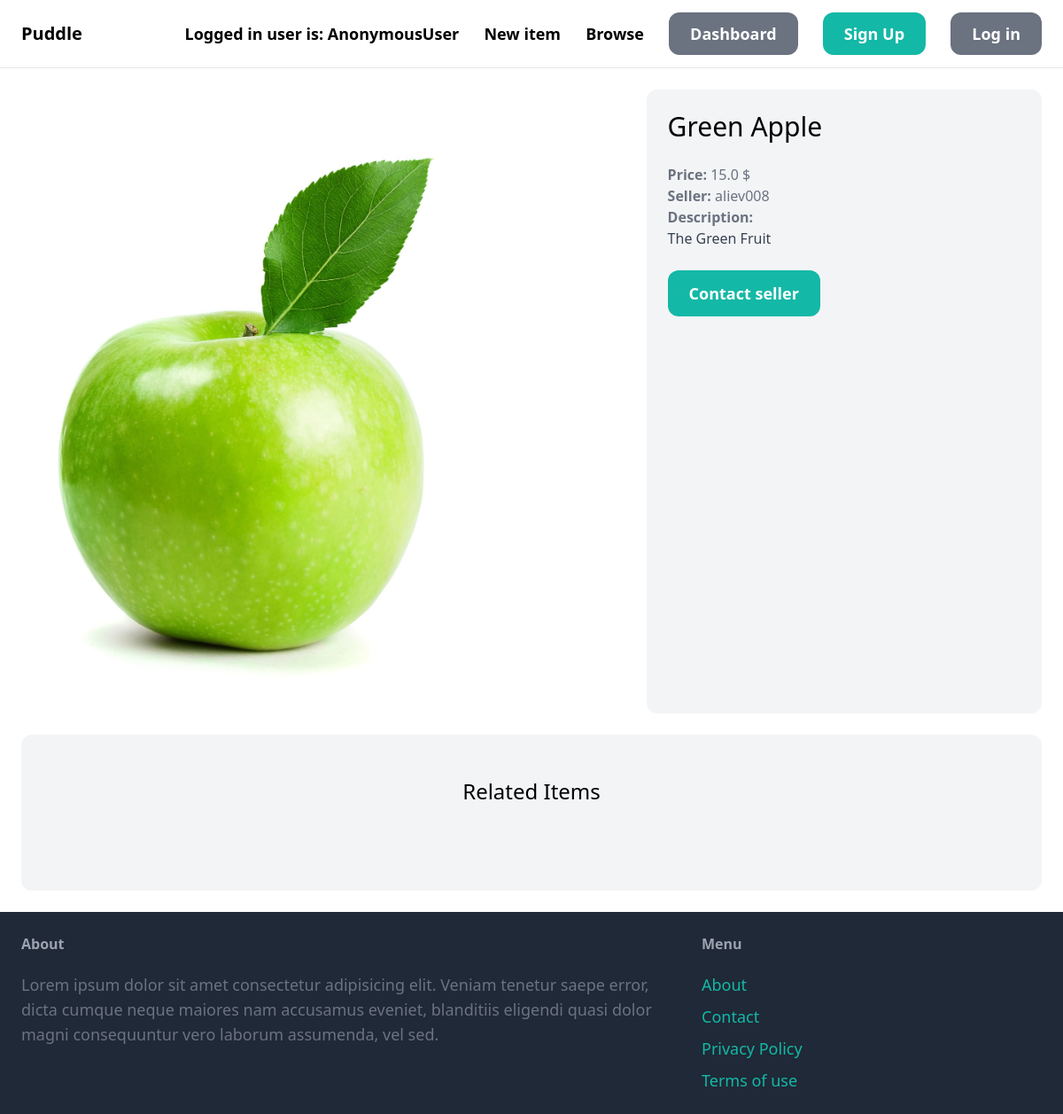
Before: /items/4/ with the older database file.
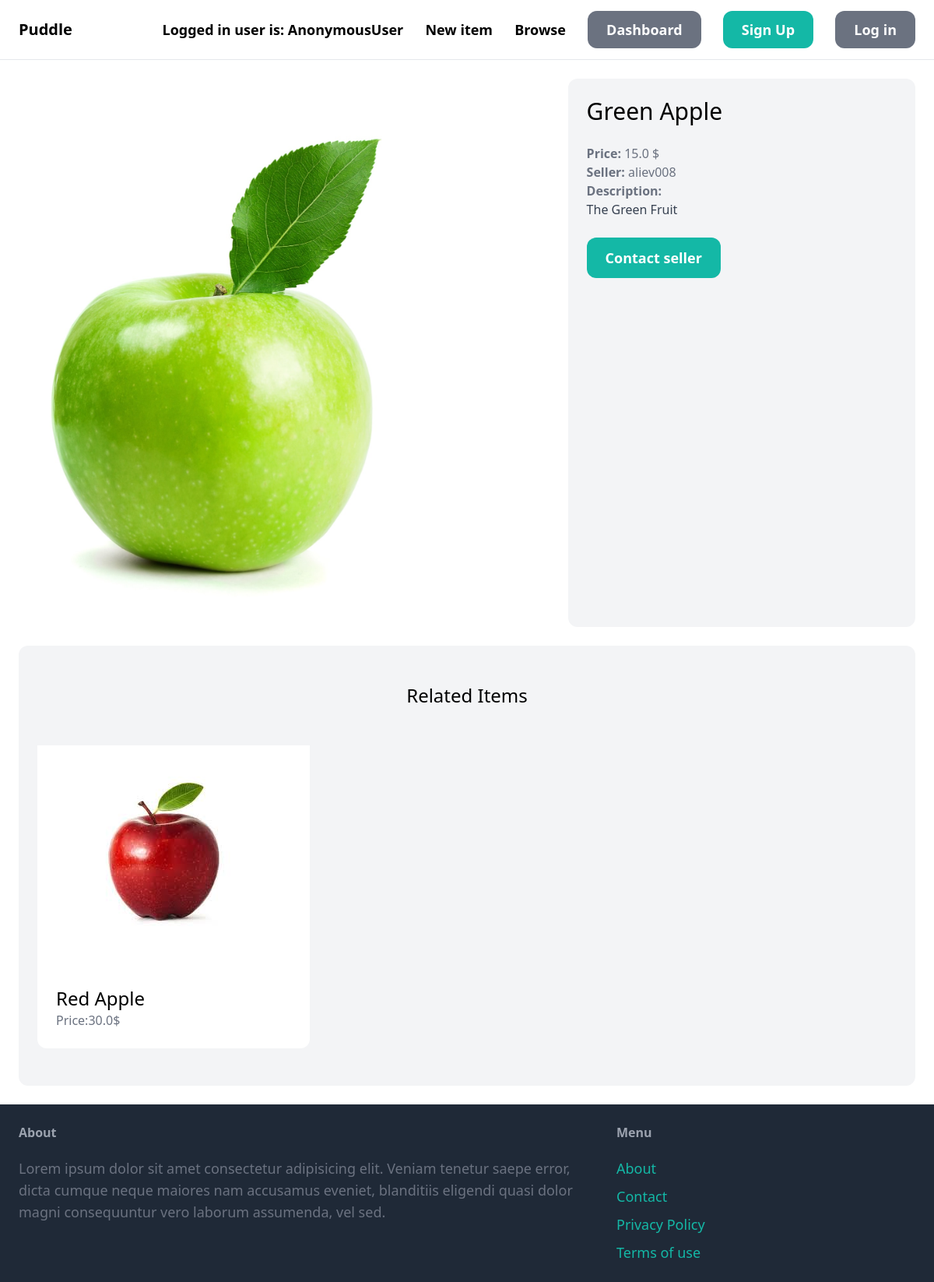
After: the same page with the newer database file.
### item/models.py (models this page shows, shortened)
class Item(models.Model):
    category = models.ForeignKey(Category, related_name='items', on_delete=models.CASCADE)
    name = models.CharField(max_length=255)
    description = models.TextField(blank=True, null=True)
    price = models.FloatField()
    image = models.ImageField(upload_to='item_images', blank=True, null=True)
    is_sold = models.BooleanField(default=False)
    created_by = models.ForeignKey(User, related_name='items', on_delete=models.CASCADE)
    created_at = models.DateTimeField(auto_now_add=True)
    class Meta:
        ordering = ("name",)

### item/views.py (the view)
# urls.py: path('<int:pk>', views.detail, name='detail')
def detail(request, pk):
    item = get_object_or_404(Item, pk=pk)
    related_items = Item.objects.filter(category=item.category, is_sold=False).exclude(pk=pk)[0:3]
    return render(request, 'item/detail.html', {
        'item': item,
        'related_items': related_items,
    })

### item/templates/item/detail.html (shortened to what this page needs)
{% extends 'core/base.html' %}
{% block content %}
<div class="grid grid-cols-5 gap-6">
    <div class="col-span-3 max-w-[500px]">
        <img src="{{item.image.url}}" class="rounded-xl w-full object-contain">
    </div>
    <div class="col-span-2 p-6 bg-gray-100 rounded-xl">
        <h1 class="mb-6 text-3xl">{{item.name}}</h1>
        <p class="text-gray-500"><strong>Price: </strong>{{item.price}} $</p>
        <p class="text-gray-500"><strong>Seller: </strong>{{item.created_by.username}}</p>
        {% if item.description %}
        <p class="text-gray-700"><strong class="text-gray-500">Description: </strong></br>
            {{item.description}}
        </p>
        {% endif %}
        {% if request.user == item.created_by %}
        <div class="mt-6 p-6 bg-white rounded-xl">
            <p>This is your item!</p>
            <a href="{% url 'item:edit' item.id %}"
            class="inline-block mt-6 px-6 py-3 text-lg font-semibold bg-teal-500 text-white rounded-xl">Edit</a>
            <a href="{% url 'item:delete' item.id %}"
            class="inline-block mt-6 px-6 py-3 text-lg font-semibold bg-red-500 text-white rounded-xl">Delete</a>
        </div>
        {% else %}
        <a href="{% url 'conversation:new' item.id%}"
        class="inline-block mt-6 px-6 py-3 text-lg font-semibold bg-teal-500 text-white rounded-xl hover:bg-teal-700">Contact
        seller</a>
        {% endif %}
    </div>
</div>
<div class="mt-6 px-6 py-12 bg-gray-100 rounded-xl">
    <h2 class="mb-12 text-2xl text-center">Related Items</h2>
    <div class="grid grid-cols-3 gap-3">
        {% for item in related_items %}
        <div class="max-w-[350px]">
            <a href="{% url 'item:detail' item.id%}">
                <div class="max-h-200 bg-white p-10">
                    <img src="{{item.image.url}}" alt="item_{{item.name}}" class="rounded-t-xl object-contain">
                </div>
                <div class="p-6 bg-white rounded-b-xl">
                    <h2 class="text-2xl"> {{item.name}}</h2>
                    <p class="text-gray-500">Price:{{item.price}}$</p>
                </div>
            </a>
        </div>
        {% endfor %}
    </div>
</div>
{% endblock %}

Changed rows visible on the page:
added Item: image (picture), name "Red Apple", price "30.0"
